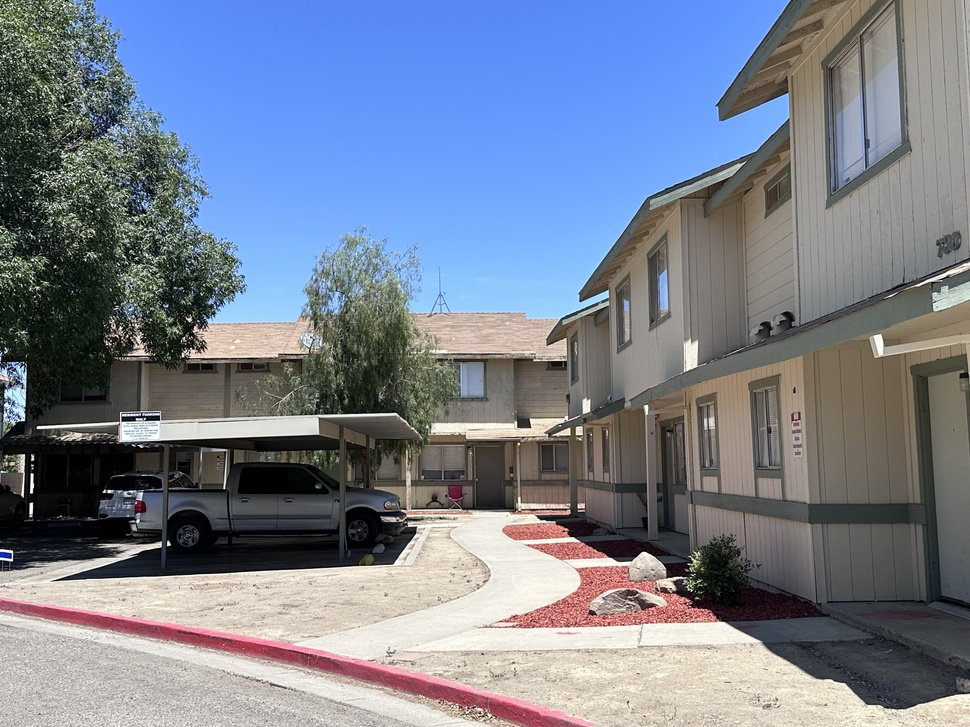
#> input picture images/730_750_Outside2.jpg, 970 x 727 px, shrunk from 4032 x 3024 before the run
$ python create_professional_sign_v3.py
#> lines starting #> are read from the running program, lines starting #| are printed output that depends on the picture
from PIL import Image, ImageDraw, ImageFont, ImageOps, ImageFilter
import os
import numpy as np

def create_ultra_professional_sign(output_path, banner_width_ft, banner_height_ft, dpi):
    """
    Creates an ultra-professional, high-impact 'For Rent' sign with enhanced design elements.
    Features: Sophisticated color scheme, layered design, optimized typography, visual balance.
    """
#> called with banner_width_ft = 8, banner_height_ft = 4, dpi = 150
    print("=== Ultra-Professional Sign Designer v3.0 ===")

    # --- 1. Professional Configuration ---
    target_width_px = int(banner_width_ft * 12 * dpi)
    target_height_px = int(banner_height_ft * 12 * dpi)

    # Sophisticated Color Palette (Real Estate Professional)
    deep_navy = "#1a2332"        # Primary brand color - sophisticated, trustworthy
    crisp_white = "#FFFFFF"       # Primary text color
    warm_gold = "#d4af37"         # Accent/highlight - premium feel
    soft_cream = "#f5f5f0"        # Secondary background
    dark_text = "#2c2c2c"         # Text on light backgrounds
    overlay_shadow = (0, 0, 0, 120)  # For photo overlays

    # Photo Path
    photo_path = os.path.join("images", "730_750_Outside2.jpg")

    # --- 2. Create the High-Resolution Canvas ---
    print("→ Creating high-resolution canvas (14400 x 7200 pixels)")
    img = Image.new("RGB", (target_width_px, target_height_px), soft_cream)
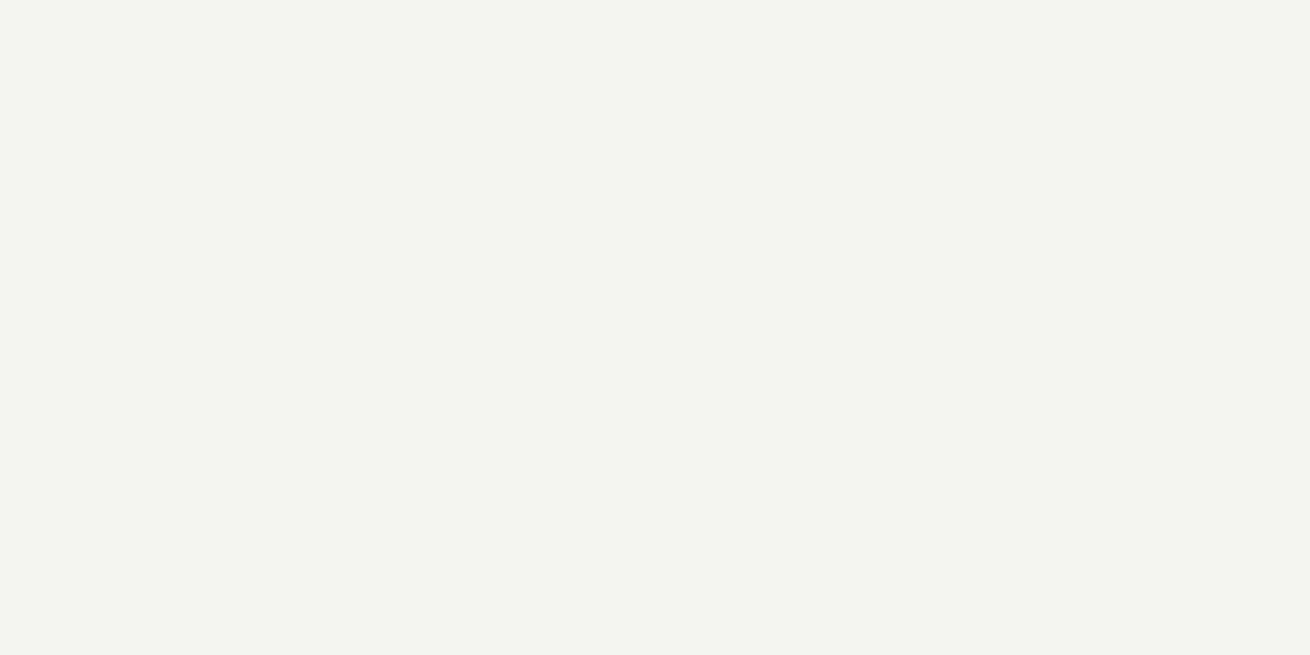
#> img: PIL image 14400x7200 RGB (shown at 1/11 size); mean R, G, B 245, 245, 240
    draw = ImageDraw.Draw(img, "RGBA")

    # --- 3. Advanced Layout: Asymmetric Balance with Visual Weight ---
    # Left 55% for image, Right 45% for information - creates dynamic tension
    info_panel_start_x = int(target_width_px * 0.55)

    # Add a subtle gradient overlay to the right panel for depth
    info_panel_width = target_width_px - info_panel_start_x

    # Panel 1: Property Image with Vignette Effect
    try:
        property_photo = Image.open(photo_path)
#> property_photo is the input picture: PIL image 970x727 RGB; mean R, G, B 120.1, 128.4, 144.3
        photo_panel_width = info_panel_start_x
        photo_panel_height = target_height_px

        # Perfect crop for the photo
        photo_cropped = ImageOps.fit(property_photo, (photo_panel_width, photo_panel_height), method=Image.LANCZOS)
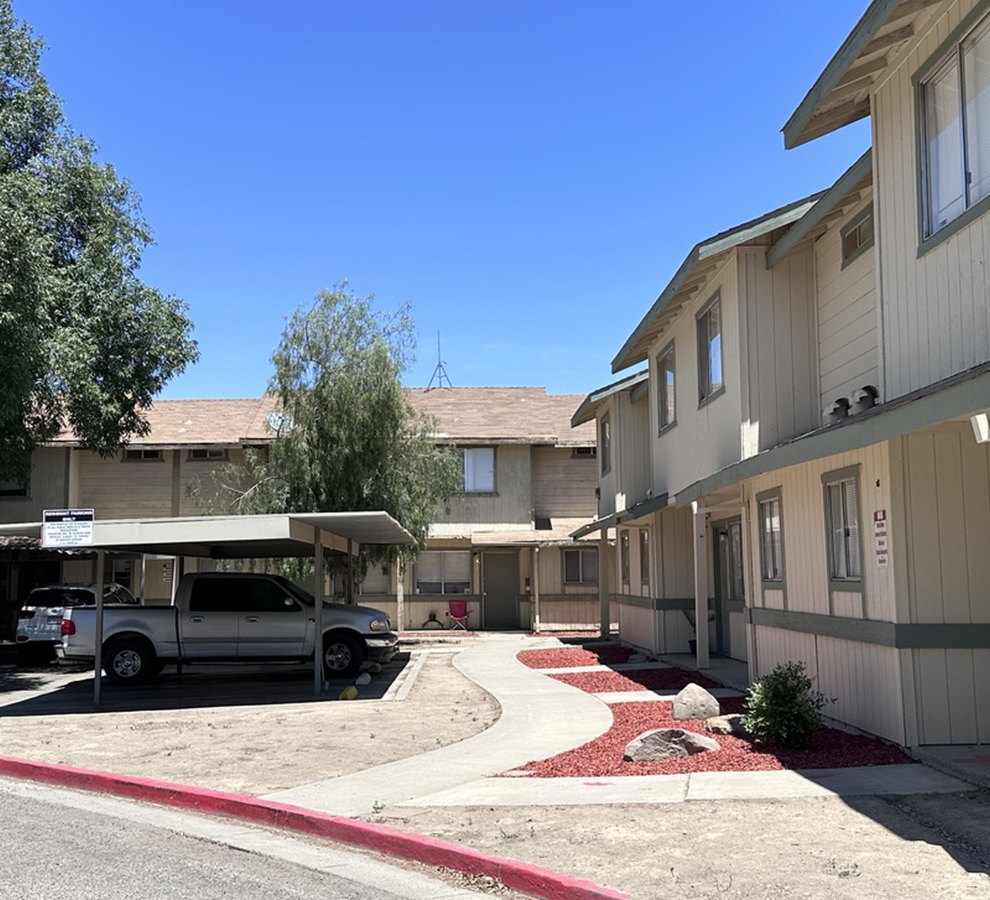
#> photo_cropped: PIL image 7920x7200 RGB (shown at 1/8 size); mean R, G, B 124.3, 134.1, 154.4

        # Apply subtle vignette for professional look
        vignette = Image.new("RGBA", (photo_panel_width, photo_panel_height), (0, 0, 0, 0))
#> vignette: PIL image 7920x7200 RGBA; every value is 0
        vignette_draw = ImageDraw.Draw(vignette)
        for i in range(0, min(photo_panel_width, photo_panel_height) // 6):
            alpha = int(60 * (i / (min(photo_panel_width, photo_panel_height) // 6)))
            vignette_draw.rectangle(
                [(i, i), (photo_panel_width - i, photo_panel_height - i)],
                outline=(0, 0, 0, alpha)
            )

#> (the run stopped early here; a loop or call above may not have finished)
